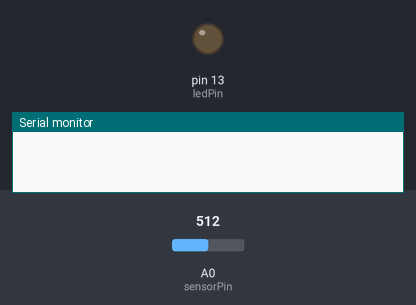
A sketch run on a simulated Teensy 4. Parts: output pins drawn as LEDs (lit = HIGH), the last lines printed to the serial monitor. The inputs (shaded band) are chosen by the test bench; at power-on: A0 (sensorPin) = 512 (analog values on the 0–1023 scale).

Above: at 1.2 s.
1.3 s: A0 (sensorPin) set to 34
2.8 s: A0 (sensorPin) set to 28
At 3.9 s:
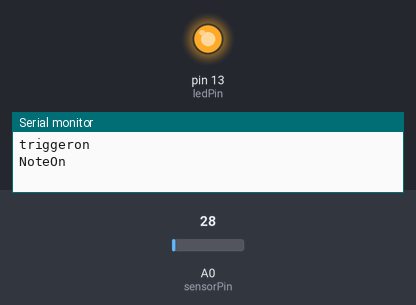
Timing chart, 0 to 5.8 s (numbered marks = the images above; inputs shaded):
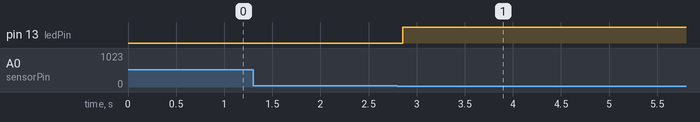

The sketch:

AnalogInput.ino
```cpp
/*
  pedalier MIDI, with fore sensor
*/

#define prt Serial.print
#define prtln Serial.println

#define DEBUGMODE 1

// define pins of sensors
#define MAXPIN 1
int sensorPin[MAXPIN] = {A0};
// Max values to measure MIDI velociy
#define MAXV 5
// Trigger to start a MIID event
#define TRIGGER_ON 9 // /10
// delay to avoid debounce
#define MAXT 50 // ms

#define VELOMIN 32
#define VELOMAX 110

struct sensor
{
  int i ;
  int state ;
  int pin ;
  int minv ;
  int maxv ;
  int iv ;
  int sv;
  elapsedMillis t;
} ;

sensor sensors[MAXPIN] ;
int sensorTriggerOn =  9  ; // /10 to trigger on
int ledPin = 13;      // select the pin for the LED

void initSensor(sensor *s , int i )
{
  int v ;
  s->i = i ;
  s->pin = sensorPin[i];
  s->state = 0 ;
  pinMode(s->pin, INPUT_PULLUP);
  v = analogRead(s->pin) ;
  s->maxv = (v * TRIGGER_ON )/ 10  ;
  s->minv = v / 2 ;
}

void readSensor(sensor *s )
{
  int v ;
  int velo ;
  v = analogRead(s->pin) << 4 ;
  if ( v < s->minv)
    s->minv = v ;
  switch(s->state)
  {
    case 0 :
      if ( v < s->maxv )
      {
        s->iv = 1 ;
        s->sv = v ;
        s->state = 1 ;
        digitalWrite(ledPin, LOW);
#ifdef DEBUGMODE
        prtln("triggeron");
#endif
      }
      break ;
    case 1 :
      s->sv += v ;
      s->iv ++ ;
      if (s->iv > MAXV)
      {
        s->sv /= s->iv ;
        velo = map(s->sv , s->maxv , s->minv , VELOMIN , VELOMAX );
        usbMIDI.sendNoteOn(64+ s->i, velo, 1);
        usbMIDI.send_now();
#ifdef DEBUGMODE
        prtln("NoteOn");
#endif
        s->state = 2 ;
        s->t = 0 ;
      }
      break ;
    case 2 :
      if ( s->t > MAXT)
      {
        s->state = 3 ;
        digitalWrite(ledPin, HIGH);
      }
      break ;
    case 3 :
      if ( v > s->maxv )
      {
#ifdef DEBUGMODE
        prtln("NoteOff");
#endif
        usbMIDI.sendNoteOff(64+ s->i, 64, 1);
        s->t = 0 ;
        s->state = 4 ;
        digitalWrite(ledPin, LOW);
      }
      break ;
    case 4 :
      if ( s->t > MAXT)
      {
        s->state = 0 ;
        digitalWrite(ledPin, HIGH);
      }
      break ;
    default :
      break ;
  }
}
void setup()
{
  // declare the ledPin as an OUTPUT:
  pinMode(ledPin, OUTPUT);
  analogReadResolution(8);
  // pullup sensorPins
  int i ;
  sensor *s ;
  for(i=0 , s = sensors; i < MAXPIN ; i ++ , s ++)
    initSensor(s, i);
}

void loop()
{
  int i ;
  sensor *s ;
  for(i=0 , s = sensors; i < MAXPIN ; i ++ , s ++)
    readSensor(s);
}
```

Measured:
- the behaviour switches between 32 and 31 on A0 (sensorPin) (found by bisection; images 0 and 1)
- after the input at 1.3 s, every drawn part: stays the same
- after the input at 2.8 s, pin 13 (ledPin): LOW → HIGH after 0.06 s
